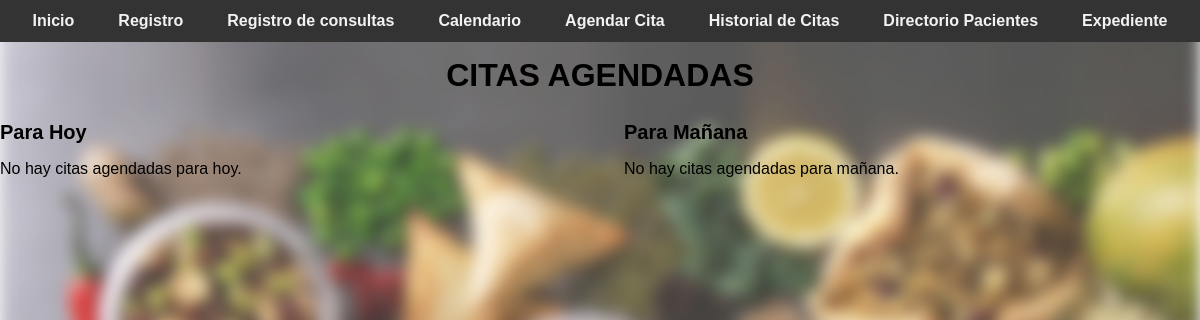
/options (signed in), run on an earlier commit of the app's database.
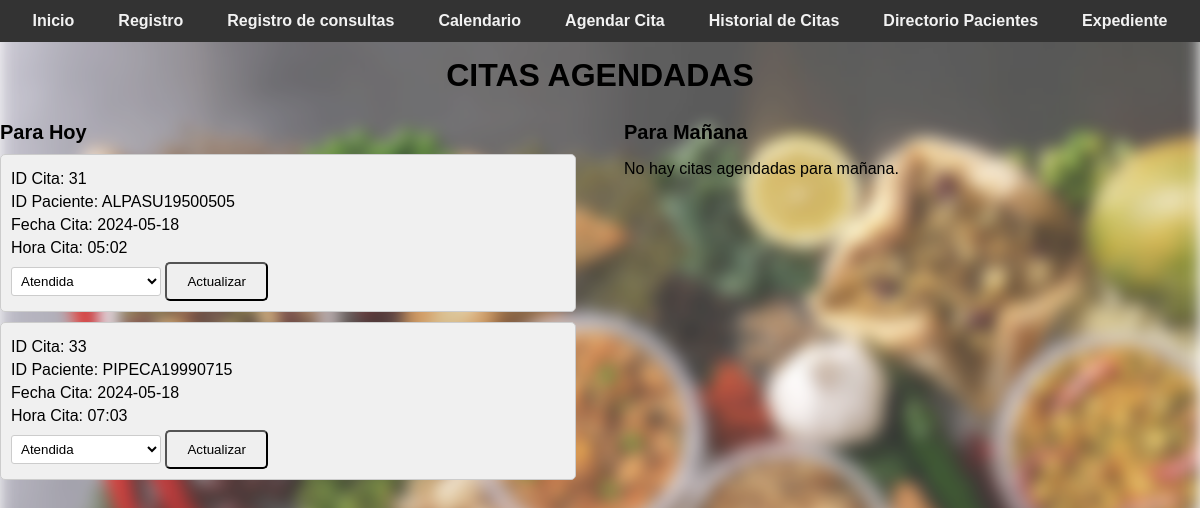
And on a later commit of the database.
### tables this page shows
CREATE TABLE citas (
                    id_cita INTEGER PRIMARY KEY AUTOINCREMENT,
                    id_paciente TEXT,
                    fecha_consulta TEXT NOT NULL,
                    hora_consulta TEXT NOT NULL, 
                    observaciones TEXT,
                    estado TEXT DEFAULT 'Pendiente',
                    FOREIGN KEY (id_paciente) REFERENCES pacientes(id_paciente)
                );

### app.py (the view)
@app.route('/options')
@login_required
def options():
    current_date = datetime.now().date()
    tomorrow_date = current_date + timedelta(days=1)
    with get_db_connection() as connection:
        cursor = connection.cursor()
        cursor.execute("SELECT * FROM citas WHERE fecha_consulta = ?", (current_date,))
        citas_hoy = cursor.fetchall()
        cursor.execute("SELECT * FROM citas WHERE fecha_consulta = ?", (tomorrow_date,))
        citas_manana = cursor.fetchall()
    return render_template('options.html', citas_hoy=citas_hoy, citas_manana=citas_manana)

### app.py (called while the page is built)
def login_required(f):
    @wraps(f)
    def decorated_function(*args, **kwargs):
        if 'username' not in session:
            return redirect(url_for('login'))
        return f(*args, **kwargs)
    return decorated_function

def get_db_connection():
    connection = sqlite3.connect('nutricion_consulta.db')
    connection.row_factory = sqlite3.Row
    return connection

### templates/options.html (shortened to what this page needs)
<!DOCTYPE html>
<html lang="es">
<head>
    <link rel="stylesheet" href="{{ url_for('static', filename='css/style.css') }}">
</head>
<body>
    <div class="navbar">
        <a href="/">Inicio</a>
        <a href="/registro">Registro</a>
        <a href="/consultar">Registro de consultas</a>
        <a href="/options">Calendario</a>
        <a href="/agendar_cita">Agendar Cita</a>
        <a href="/historial_citas">Historial de Citas</a>
        <a href="/directorio_pacientes">Directorio Pacientes</a>
        <a href="/expediente">Expediente</a>
    </div>
    <br>      <br>
            <h1>CITAS AGENDADAS</h1>
            <div class="citas-container">
                <div class="citas-hoy">
                    <h2>Para Hoy</h2>
                    {% if citas_hoy %}
                    {% for cita in citas_hoy %}
                    <div class="cita-agendada">
                        <p>ID Cita: {{ cita[0] }}</p>
                        <p>ID Paciente: {{ cita[1] }}</p>
                        <p>Fecha Cita: {{ cita[2] }}</p>
                        <p>Hora Cita: {{ cita[3] }}</p>
                        <form action="/actualizar_estado" method="POST">
                            <select name="estado">
                                <option value="Atendida" {% if cita[5] == 'Atendida' %}selected{% endif %}>Atendida</option>
                            </select>
                            <input type="submit" value="Actualizar">
                        </form>
                    </div>
                    {% endfor %}
                    {% else %}
                    <p>No hay citas agendadas para hoy.</p>
                    {% endif %}
                </div>
                <div class="citas-mañana">
                    <h2>Para Mañana</h2>
                    {% if citas_manana %}
                    {% for cita in citas_manana %}
                    <div class="cita-agendada-mañana">
                        <p>ID Cita: {{ cita[0] }}</p>
                        <p>ID Paciente: {{ cita[1] }}</p>
                        <p>Fecha Cita: {{ cita[2] }}</p>
                        <p>Hora Cita: {{ cita[3] }}</p>
                    </div>
                    {% endfor %}
                    {% else %}
                    <p>No hay citas agendadas para mañana.</p>
                    {% endif %}
                </div>
        </div>
</body>
</html>

### static/css/style.css (style rules this page uses)
body { font-family: Arial, sans-serif; margin: 0; padding: 0; }
body::before { content: ""; position: fixed; top: 0; left: 0; width: 100%; height: 100%; z-index: -1; background-image: url('/static/css/Imagen/fondo.jpg'); background-size: cover; filter: blur(8px); opacity: .8; }
.navbar { background-color: #333; display: flex; justify-content: center; padding: 25px 20; position: fixed; top: 0; left: 0; width: 100%; z-index: 1000; }
.navbar a { color: #f2f2f2; text-align: center; padding: 10px 20px; text-decoration: none; transition: background-color 0.3s ease, color 0.3s ease, border-color 0.3s ease; border-radius: 25px; margin: 20 5px; border: 2px solid transparent; font-weight: bold; }
.button, .btn-login, input[type="submit"] { display: inline-block; padding: 10px 20px; border-radius: 5px; cursor: pointer; text-decoration: none; transition: background-color 0.3s ease; }
select { width: 150px; padding: 5px; border: 1px solid #ccc; border-radius: 3px; background-color: #fff; }
.citas-container { display: flex; justify-content: space-between; }
.citas-hoy, .citas-mañana { flex-basis: 48%; }
.cita-agendada, .cita-agendada-mañana { margin-bottom: 15px; padding: 10px; border: 1px solid #ccc; border-radius: 6px; background-color: #fff; }
.citas-mañana { margin-left: 10px; }
h1, h2, strong { color: #000000; }
h1 { margin-bottom: 10px; text-align: center; }
h2 { font-size: 1.25em; margin-bottom: 10px; }
.cita-agendada { background-color: #f0f0f0; border: 1px solid #ccc; border-radius: 5px; padding: 10px; margin-bottom: 10px; }
.cita-agendada p { margin: 5px 0; }

What changed in the data, as far as the page shows it:
added citas: id_cita "31", id_paciente "ALPASU19500505", fecha_consulta "2024-05-18", hora_consulta "05:02", estado "Atendida"
added citas: id_cita "33", id_paciente "PIPECA19990715", fecha_consulta "2024-05-18", hora_consulta "07:03", estado "Atendida"
Also different on the page:
text no longer shown: "No hay citas agendadas para hoy."
